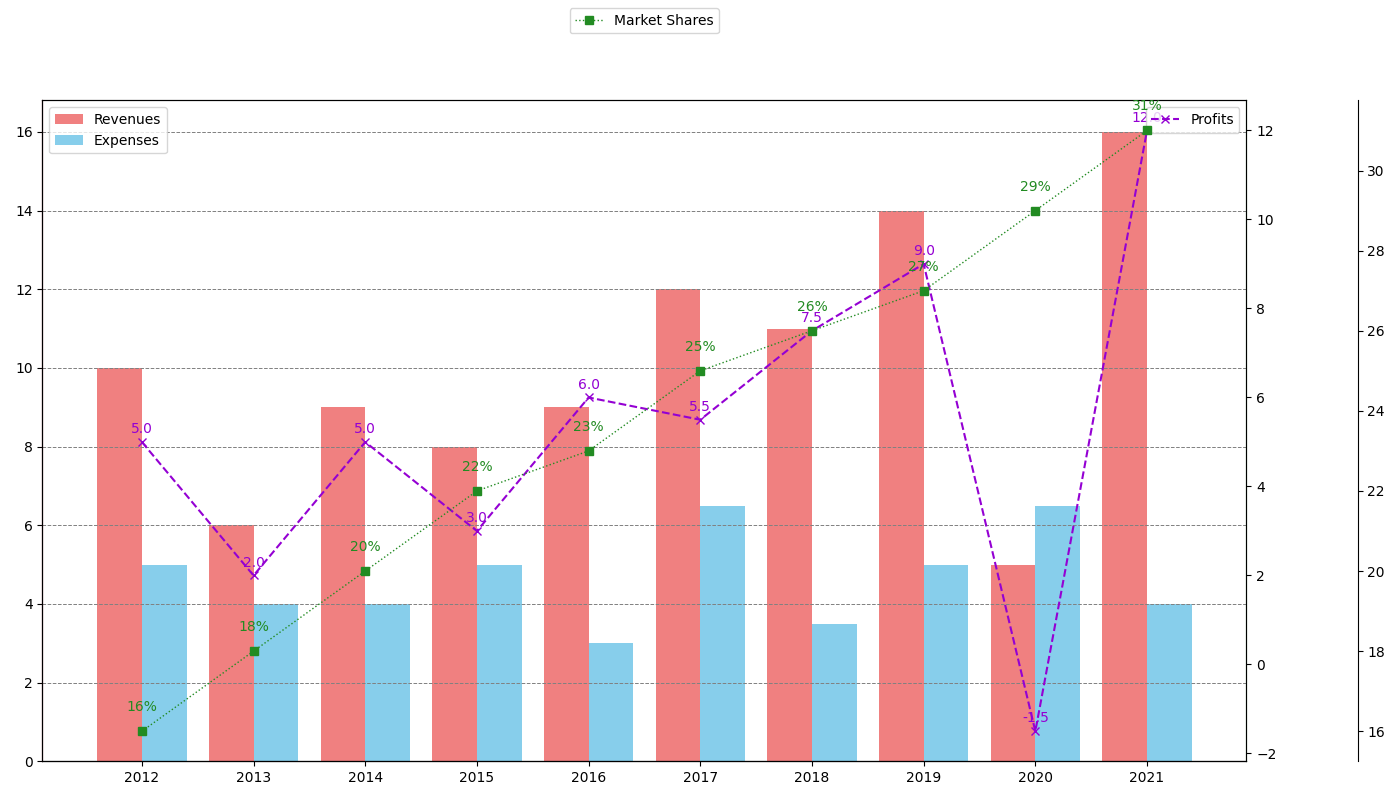

Generate this figure with Python:
import matplotlib.pyplot as plt
import numpy as np

years = np.arange(2012, 2022)
revenues = [10, 6, 9, 8, 9, 12, 11, 14, 5, 16]
expenses = [5, 4, 4, 5, 3, 6.5, 3.5, 5, 6.5, 4]

profits = np.array(revenues) - np.array(expenses)
market_shares = [16, 18, 20, 22, 23, 25, 26, 27, 29, 31]

fig, ax1 = plt.subplots(figsize=(14, 8))

bar_width = 0.4
ax1.bar(years - bar_width/2, revenues, width=bar_width, color='lightcoral')
ax1.bar(years + bar_width/2, expenses, width=bar_width, color='skyblue')
ax1.set_xticks(years)
ax1.grid(True, which='both', axis='y', linestyle='--', linewidth=0.7, color='gray')

ax2 = ax1.twinx()
ax2.plot(years, profits, color='darkviolet', marker='x', linestyle='--', linewidth=1.5)
for i, profit in enumerate(profits):
    ax2.text(years[i], profit + 0.2, f'{profit:.1f}', color='darkviolet', ha='center')

ax3 = ax1.twinx()
ax3.spines['right'].set_position(('outward', 80))
ax3.plot(years, market_shares, color='forestgreen', marker='s', linestyle=':', linewidth=1.0)
for i, share in enumerate(market_shares):
    ax3.text(years[i], share + 0.5, f'{share}%', color='forestgreen', ha='center')

ax3.spines['right'].set_visible(True)

ax1.spines['top'].set_visible(False)
ax1.spines['left'].set_color('crimson')
ax1.spines['right'].set_color('darkgreen')

ax1.legend(['Revenues', 'Expenses'], loc='upper left')
ax2.legend(['Profits'], loc='upper right')
ax3.legend(['Market Shares'], loc='upper center', bbox_to_anchor=(0.5, 1.15), ncol=3)

plt.tight_layout()
plt.show()
